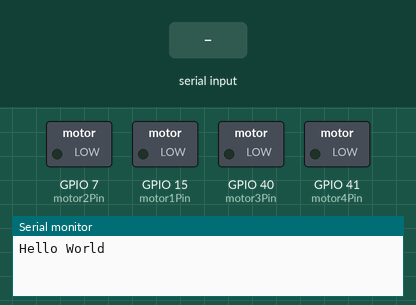
Simulated run of this sketch. Board: ESP32-S3. Parts: switched loads named in the sketch (green lamp = pin HIGH), the last lines printed to the serial monitor. The test bench sets the inputs (shaded band).

Above: at 1.2 s.
1.3 s: "90,45\n" received over Serial
At 2.1 s:
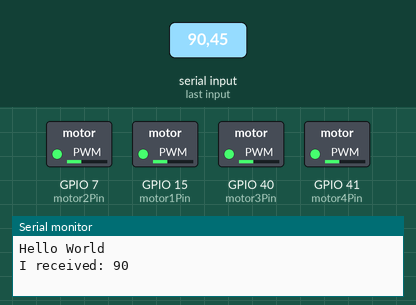
2.8 s: "30,150\n" received over Serial
At 3.3 s:
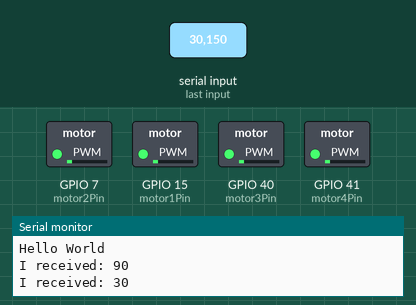
4.3 s: "200\n" received over Serial
At 5.5 s:
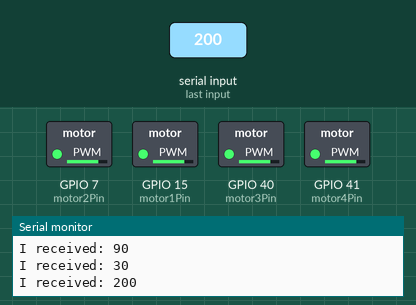
5.8 s: "90\n" received over Serial
At 6.9 s:
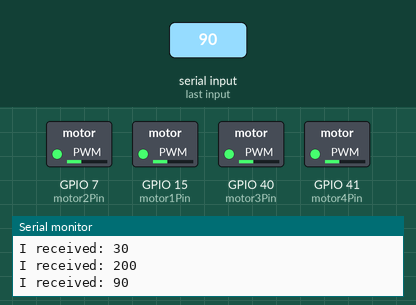
Timing chart, 0 to 8.3 s (numbered marks = the images above; inputs shaded):
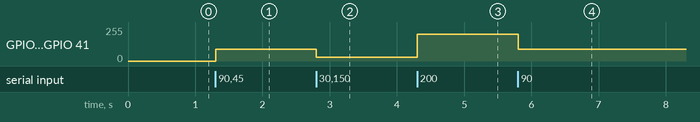

Measured:
- after the input at 1.3 s, GPIO 7 (motor2Pin), GPIO 15 (motor1Pin), GPIO 40 (motor3Pin), GPIO 41 (motor4Pin): 0/255 → 90/255 at once
- after the input at 2.8 s, GPIO 7 (motor2Pin), GPIO 15 (motor1Pin), GPIO 40 (motor3Pin), GPIO 41 (motor4Pin): 90/255 → 30/255 at once
- after the input at 4.3 s, GPIO 7 (motor2Pin), GPIO 15 (motor1Pin), GPIO 40 (motor3Pin), GPIO 41 (motor4Pin): 30/255 → 199/255 at once
- after the input at 5.8 s, GPIO 7 (motor2Pin), GPIO 15 (motor1Pin), GPIO 40 (motor3Pin), GPIO 41 (motor4Pin): 199/255 → 90/255 at once

The sketch:

main.ino
```cpp
const int frequency = 5000;
const int pwmChannel = 0;
const int resolution = 8;

const int motor1Pin = 15;
const int motor2Pin = 7;
const int motor3Pin = 40;
const int motor4Pin = 41;

const int START_VALUE = 0;
const int MAX_VALUE = 255;

uint32_t pwm = 0;
bool up = true;
int incomingByte = 0;  // for incoming serial data

void ledcAnalogWrite(uint8_t pin, uint32_t value, uint32_t valueMax = MAX_VALUE) {
  // calculate duty, 4095 from 2 ^ 12 - 1
  // calculate duty, 256 from 2 ^ 8 - 1
  uint32_t duty = (256 / valueMax) * min(value, valueMax);
  ledcWrite(pin, duty);
}

void setup() {
  Serial.begin(115200);
  while (!Serial) delay(10);
  Serial.println("Hello World");

  ledcAttach(motor1Pin, frequency, resolution);  // setting up pin to work with pwm
  ledcAttach(motor2Pin, frequency, resolution);
  ledcAttach(motor3Pin, frequency, resolution);
  ledcAttach(motor4Pin, frequency, resolution);

  ledcAnalogWrite(motor1Pin, START_VALUE); // setting start value for motor. stop
  ledcAnalogWrite(motor2Pin, START_VALUE);
  ledcAnalogWrite(motor3Pin, START_VALUE);
  ledcAnalogWrite(motor4Pin, START_VALUE);
}


void loop() {
  if (Serial.available() > 0) { // manual control via entered integer
    // read the incoming byte:
    String str = Serial.readStringUntil('\n');
    pwm = str.toInt();
    // say what you got:
    Serial.print("\n");
    Serial.print("I received: ");
    Serial.println(pwm);
    if (pwm > MAX_VALUE) {
      pwm = MAX_VALUE;
    }

    ledcAnalogWrite(motor1Pin, pwm);
    ledcAnalogWrite(motor2Pin, pwm);
    ledcAnalogWrite(motor3Pin, pwm);
    ledcAnalogWrite(motor4Pin, pwm);
  }

  delay(100);
}
```
